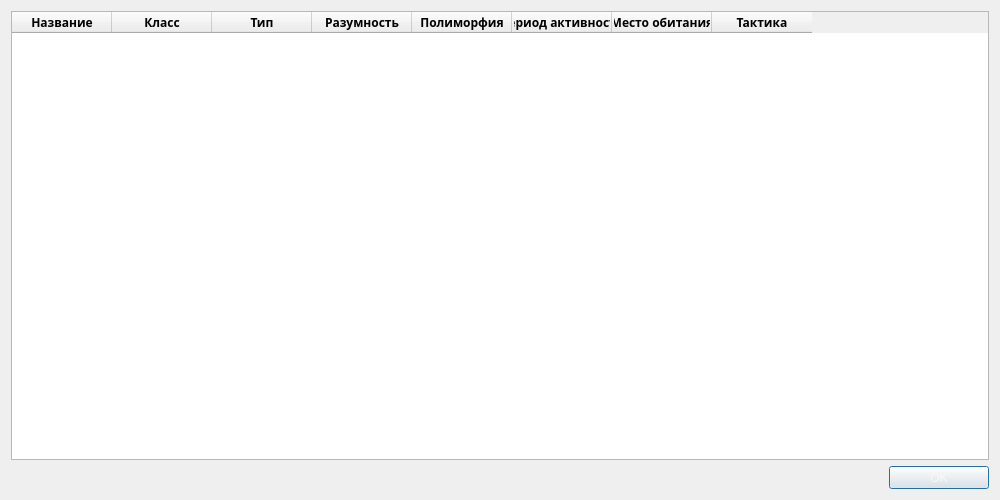
<?xml version="1.0" encoding="UTF-8"?>
<ui version="4.0">
 <class>Dialog</class>
 <widget class="QDialog" name="Dialog">
  <property name="geometry">
   <rect>
    <x>0</x>
    <y>0</y>
    <width>1000</width>
    <height>500</height>
   </rect>
  </property>
  <property name="windowTitle">
   <string>Dialog</string>
  </property>
  <property name="styleSheet">
   <string notr="true">QDialog
{
	
	border-image: url(:/Backgrounds/books.png);
}</string>
  </property>
  <layout class="QVBoxLayout" name="verticalLayout">
   <item>
    <widget class="QTableWidget" name="tableView">
     <property name="styleSheet">
      <string notr="true">QTableWidget
{
	border-image: url(:/Backgrounds/transparent.png);
	font: 81 10pt &quot;GWENT&quot;;
	color: rgb(247, 247, 247);
}</string>
     </property>
     <column>
      <property name="text">
       <string>Название</string>
      </property>
      <property name="font">
       <font>
        <family>GWENT</family>
        <weight>75</weight>
        <bold>true</bold>
       </font>
      </property>
     </column>
     <column>
      <property name="text">
       <string>Класс</string>
      </property>
      <property name="font">
       <font>
        <family>GWENT</family>
        <weight>75</weight>
        <bold>true</bold>
       </font>
      </property>
     </column>
     <column>
      <property name="text">
       <string>Тип</string>
      </property>
      <property name="font">
       <font>
        <family>GWENT</family>
        <weight>75</weight>
        <bold>true</bold>
       </font>
      </property>
     </column>
     <column>
      <property name="text">
       <string>Разумность</string>
      </property>
      <property name="font">
       <font>
        <family>GWENT</family>
        <weight>75</weight>
        <bold>true</bold>
       </font>
      </property>
     </column>
     <column>
      <property name="text">
       <string>Полиморфия</string>
      </property>
      <property name="font">
       <font>
        <family>GWENT</family>
        <weight>75</weight>
        <bold>true</bold>
       </font>
      </property>
     </column>
     <column>
      <property name="text">
       <string>Период активности</string>
      </property>
      <property name="font">
       <font>
        <family>GWENT</family>
        <weight>75</weight>
        <bold>true</bold>
       </font>
      </property>
     </column>
     <column>
      <property name="text">
       <string>Место обитания</string>
      </property>
      <property name="font">
       <font>
        <family>GWENT</family>
        <weight>75</weight>
        <bold>true</bold>
       </font>
      </property>
     </column>
     <column>
      <property name="text">
       <string>Тактика</string>
      </property>
      <property name="font">
       <font>
        <family>GWENT</family>
        <weight>75</weight>
        <bold>true</bold>
       </font>
      </property>
     </column>
    </widget>
   </item>
   <item>
    <layout class="QHBoxLayout" name="horizontalLayout">
     <item>
      <spacer name="horizontalSpacer">
       <property name="orientation">
        <enum>Qt::Horizontal</enum>
       </property>
       <property name="sizeHint" stdset="0">
        <size>
         <width>40</width>
         <height>20</height>
        </size>
       </property>
      </spacer>
     </item>
     <item>
      <widget class="QPushButton" name="ok_button">
       <property name="minimumSize">
        <size>
         <width>100</width>
         <height>23</height>
        </size>
       </property>
       <property name="styleSheet">
        <string notr="true">QPushButton
{
	font: 81 8pt &quot;GWENT&quot;;
	color: rgb(247,247,247);
	border-image: url(:/Button/off);
}

QPushButton:hover:!pressed
{
	font: 81 8pt &quot;GWENT&quot;;
	color: rgb(247,247,247);
	border-image: url(:/Button/hover);
}

QPushButton:pressed
{
	font: 81 8pt &quot;GWENT&quot;;
	color: rgb(17,17,17);
	border-image: url(:/Button/on);
}

QPushButton:disabled
{
	font: 81 8pt &quot;GWENT&quot;;
	color: rgb(255, 255, 255);
	border-image: url(:/Button/disabled);
}</string>
       </property>
       <property name="text">
        <string>OK</string>
       </property>
      </widget>
     </item>
    </layout>
   </item>
  </layout>
 </widget>
 <resources>
  <include location="../Resources/Resources.qrc"/>
 </resources>
 <connections/>
</ui>
